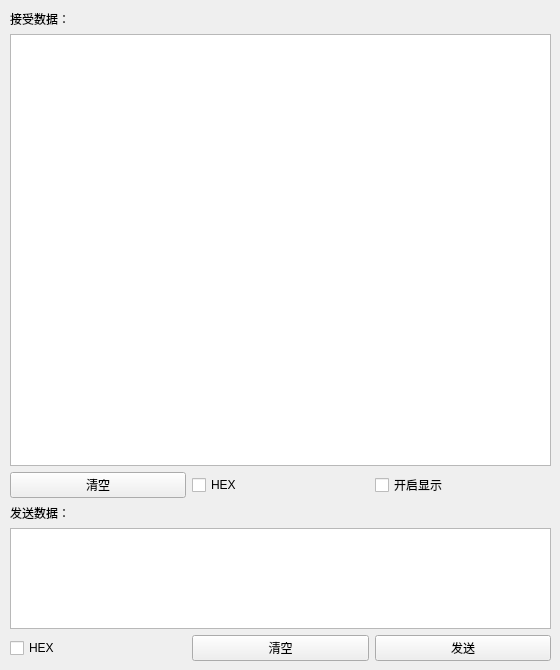
      <widget class="QWidget" name="tab_basic">
       <attribute name="title">
        <string>基本收发</string>
       </attribute>
       <widget class="QWidget" name="layoutWidget">
        <property name="geometry">
         <rect>
          <x>10</x>
          <y>10</y>
          <width>541</width>
          <height>651</height>
         </rect>
        </property>
        <layout class="QVBoxLayout" name="verticalLayout_2">
         <item>
          <widget class="QLabel" name="label_data_receive">
           <property name="text">
            <string>接受数据：</string>
           </property>
          </widget>
         </item>
         <item>
          <widget class="QTextEdit" name="textEdit_data_receive"/>
         </item>
         <item>
          <layout class="QHBoxLayout" name="horizontalLayout">
           <item>
            <widget class="QPushButton" name="pushButton_data_receive_clear">
             <property name="text">
              <string>清空</string>
             </property>
            </widget>
           </item>
           <item>
            <widget class="QCheckBox" name="checkBox_receive_data_type">
             <property name="text">
              <string>HEX</string>
             </property>
            </widget>
           </item>
           <item>
            <widget class="QCheckBox" name="checkBox_receive_data_show">
             <property name="text">
              <string>开启显示</string>
             </property>
            </widget>
           </item>
          </layout>
         </item>
         <item>
          <widget class="QLabel" name="label_data_send">
           <property name="text">
            <string>发送数据：</string>
           </property>
          </widget>
         </item>
         <item>
          <widget class="QTextEdit" name="textEdit_data_send">
           <property name="maximumSize">
            <size>
             <width>16777215</width>
             <height>101</height>
            </size>
           </property>
          </widget>
         </item>
         <item>
          <layout class="QHBoxLayout" name="horizontalLayout_2">
           <item>
            <widget class="QCheckBox" name="checkBox_send_data_type">
             <property name="text">
              <string>HEX</string>
             </property>
            </widget>
           </item>
           <item>
            <widget class="QPushButton" name="pushButton_data_send_clear">
             <property name="text">
              <string>清空</string>
             </property>
            </widget>
           </item>
           <item>
            <widget class="QPushButton" name="pushButton_data_send">
             <property name="text">
              <string>发送</string>
             </property>
            </widget>
           </item>
          </layout>
         </item>
        </layout>
       </widget>
      </widget>
